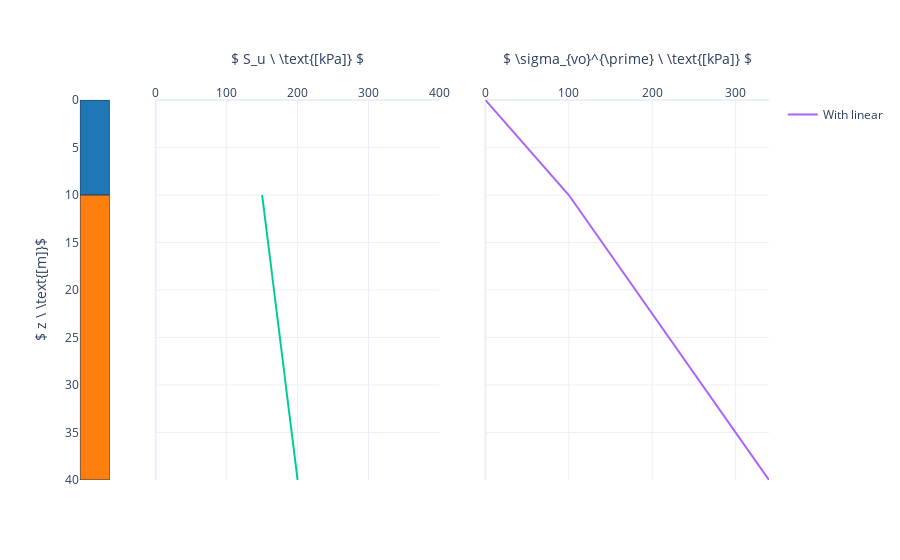

Write notebook code for a chart like this one.
### Code cell
parameter_plot = LogPlot(calc.sp, no_panels=2, fillcolordict={'SAND': 'blanchedalmond', 'CLAY': 'wheat'})

parameter_plot.add_trace(x=su_x, z=su_z, showlegend=False, mode='lines',name='Su', panel_no=1)
parameter_plot.add_trace(x=sigmav_x, z=sigmav_z, showlegend=True, mode='lines',name='With linear', panel_no=2)

parameter_plot.set_xaxis(title=r'$ \sigma_{vo}^{\prime} \ \text{[kPa]} $', panel_no=2, range=(0, sigmav_x.max()))
parameter_plot.set_xaxis(title=r'$ S_u \ \text{[kPa]} $', panel_no=1, range=(0, 400))
parameter_plot.set_zaxis(title=r'$ z \ \text{[m]}$')
parameter_plot.show()

### Figure 1 — Plotly figure (JSON) as saved in the notebook; plotly's stock layout.template omitted (floating-point values rounded to 4 significant figures)
{"data": [{"line": {"color": "black"}, "mode": "lines", "name": "Dummy", "showlegend": false, "type": "scatter", "x": [0, 100], "xaxis": "x2", "y": [null, null], "yaxis": "y2"}, {"line": {"color": "black"}, "mode": "lines", "name": "Dummy", "showlegend": false, "type": "scatter", "x": [0, 100], "xaxis": "x3", "y": [null, null], "yaxis": "y3"}, {"mode": "lines", "name": "Su", "showlegend": false, "type": "scatter", "x": [null, null, null, null, null, null, null, null, null, null, null, null, null, null, null, null, null, null, null, null, 150, 151.7, 151.7, 153.3, 153.3, 155, 155, 156.7, 156.7, 158.3, 158.3, 160, 160, 161.7, 161.7, 163.3, 163.3, 165, 165, 166.7, 166.7, 168.3, 168.3, 170, 170, 171.7, 171.7, 173.3, 173.3, 175, 175, 176.7, 176.7, 178.3, 178.3, 180, 180, 181.7, 181.7, 183.3, 183.3, 185, 185, 186.7, 186.7, 188.3, 188.3, 190, 190, 191.7, 191.7, 193.3, 193.3, 195, 195, 196.7, 196.7, 198.3, 198.3, 200], "xaxis": "x2", "y": [0, 1, 1, 2, 2, 3, 3, 4, 4, 5, 5, 6, 6, 7, 7, 8, 8, 9, 9, 10, 10, 11, 11, 12, 12, 13, 13, 14, 14, 15, 15, 16, 16, 17, 17, 18, 18, 19, 19, 20, 20, 21, 21, 22, 22, 23, 23, 24, 24, 25, 25, 26, 26, 27, 27, 28, 28, 29, 29, 30, 30, 31, 31, 32, 32, 33, 33, 34, 34, 35, 35, 36, 36, 37, 37, 38, 38, 39, 39, 40], "yaxis": "y2"}, {"mode": "lines", "name": "With linear", "showlegend": true, "type": "scatter", "x": [0, 10, 10, 20, 20, 30, 30, 40, 40, 50, 50, 60, 60, 70, 70, 80, 80, 90, 90, 100, 100, 108, 108, 116, 116, 124, 124, 132, 132, 140, 140, 148, 148, 156, 156, 164, 164, 172, 172, 180, 180, 188, 188, 196, 196, 204, 204, 212, 212, 220, 220, 228, 228, 236, 236, 244, 244, 252, 252, 260, 260, 268, 268, 276, 276, 284, 284, 292, 292, 300, 300, 308, 308, 316, 316, 324, 324, 332, 332, 340], "xaxis": "x3", "y": [0, 1, 1, 2, 2, 3, 3, 4, 4, 5, 5, 6, 6, 7, 7, 8, 8, 9, 9, 10, 10, 11, 11, 12, 12, 13, 13, 14, 14, 15, 15, 16, 16, 17, 17, 18, 18, 19, 19, 20, 20, 21, 21, 22, 22, 23, 23, 24, 24, 25, 25, 26, 26, 27, 27, 28, 28, 29, 29, 30, 30, 31, 31, 32, 32, 33, 33, 34, 34, 35, 35, 36, 36, 37, 37, 38, 38, 39, 39, 40], "yaxis": "y3"}], "layout": {"autosize": true, "shapes": [{"fillcolor": "rgb(31, 119, 180)", "line": {"width": 1}, "opacity": 1, "type": "rect", "x0": 0, "x1": 1, "xref": "x", "y0": 0, "y1": 10, "yref": "y"}, {"fillcolor": "rgb(255, 127, 14)", "line": {"width": 1}, "opacity": 1, "type": "rect", "x0": 0, "x1": 1, "xref": "x", "y0": 10, "y1": 40, "yref": "y"}], "xaxis": {"anchor": "y", "domain": [0, 0.04333], "range": [0, 1], "side": "top", "tickvals": [], "title": {}}, "xaxis2": {"anchor": "y", "domain": [0.11, 0.5217], "range": [0, 400], "side": "top", "title": {"text": "$ S_u \\ \\text{[kPa]} $"}, "type": "linear"}, "xaxis3": {"anchor": "y", "domain": [0.5883, 1], "range": [0, 340], "side": "top", "title": {"text": "$ \\sigma_{vo}^{\\prime} \\ \\text{[kPa]} $"}, "type": "linear"}, "yaxis": {"anchor": "x", "domain": [0, 1], "range": [40, 0], "title": {"text": "$ z \\ \\text{[m]}$"}}, "yaxis2": {"anchor": "x2", "domain": [0, 1], "matches": "y", "showticklabels": false}, "yaxis3": {"anchor": "x3", "domain": [0, 1], "matches": "y", "showticklabels": false}}}
